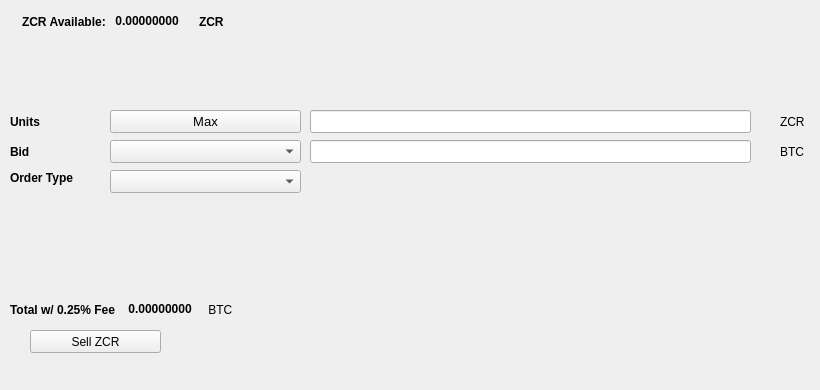
   <widget class="QWidget" name="SellTab">
    <attribute name="title">
     <string>Sell</string>
    </attribute>
    <widget class="QLabel" name="label_16">
     <property name="geometry">
      <rect>
       <x>780</x>
       <y>140</y>
       <width>31</width>
       <height>23</height>
      </rect>
     </property>
     <property name="text">
      <string>BTC</string>
     </property>
    </widget>
    <widget class="QComboBox" name="SellBidcomboBox">
     <property name="geometry">
      <rect>
       <x>110</x>
       <y>140</y>
       <width>191</width>
       <height>23</height>
      </rect>
     </property>
     <property name="font">
      <font>
       <pointsize>10</pointsize>
      </font>
     </property>
    </widget>
    <widget class="QLabel" name="label_18">
     <property name="geometry">
      <rect>
       <x>10</x>
       <y>110</y>
       <width>46</width>
       <height>23</height>
      </rect>
     </property>
     <property name="font">
      <font>
       <weight>75</weight>
       <bold>true</bold>
      </font>
     </property>
     <property name="text">
      <string>Units</string>
     </property>
    </widget>
    <widget class="QPushButton" name="Sell_Max_Amount">
     <property name="geometry">
      <rect>
       <x>110</x>
       <y>110</y>
       <width>191</width>
       <height>23</height>
      </rect>
     </property>
     <property name="font">
      <font>
       <pointsize>10</pointsize>
      </font>
     </property>
     <property name="text">
      <string>Max</string>
     </property>
    </widget>
    <widget class="QLabel" name="label_20">
     <property name="geometry">
      <rect>
       <x>10</x>
       <y>170</y>
       <width>91</width>
       <height>16</height>
      </rect>
     </property>
     <property name="font">
      <font>
       <weight>75</weight>
       <bold>true</bold>
      </font>
     </property>
     <property name="text">
      <string>Order Type</string>
     </property>
    </widget>
    <widget class="QComboBox" name="SellOrdertypeCombo">
     <property name="geometry">
      <rect>
       <x>110</x>
       <y>170</y>
       <width>191</width>
       <height>23</height>
      </rect>
     </property>
     <property name="font">
      <font>
       <pointsize>10</pointsize>
      </font>
     </property>
    </widget>
    <widget class="QLabel" name="label_21">
     <property name="geometry">
      <rect>
       <x>10</x>
       <y>140</y>
       <width>46</width>
       <height>23</height>
      </rect>
     </property>
     <property name="font">
      <font>
       <weight>75</weight>
       <bold>true</bold>
      </font>
     </property>
     <property name="text">
      <string>Bid</string>
     </property>
    </widget>
    <widget class="QLabel" name="label_22">
     <property name="geometry">
      <rect>
       <x>780</x>
       <y>110</y>
       <width>31</width>
       <height>23</height>
      </rect>
     </property>
     <property name="text">
      <string>ZCR</string>
     </property>
    </widget>
    <widget class="QLineEdit" name="UnitsInputZCR">
     <property name="geometry">
      <rect>
       <x>310</x>
       <y>110</y>
       <width>441</width>
       <height>23</height>
      </rect>
     </property>
     <property name="font">
      <font>
       <pointsize>9</pointsize>
       <weight>75</weight>
       <bold>true</bold>
      </font>
     </property>
    </widget>
    <widget class="QLineEdit" name="SellBidPriceEdit">
     <property name="geometry">
      <rect>
       <x>310</x>
       <y>140</y>
       <width>441</width>
       <height>23</height>
      </rect>
     </property>
     <property name="font">
      <font>
       <pointsize>9</pointsize>
       <weight>75</weight>
       <bold>true</bold>
      </font>
     </property>
    </widget>
    <widget class="QPushButton" name="SellZCRBTN">
     <property name="geometry">
      <rect>
       <x>30</x>
       <y>330</y>
       <width>131</width>
       <height>23</height>
      </rect>
     </property>
     <property name="text">
      <string>Sell ZCR</string>
     </property>
     <property name="icon">
      <iconset resource="../zcore">
       <normaloff>:/icons/bitcoin</normaloff>:/icons/bitcoin</iconset>
     </property>
    </widget>
    <widget class="QWidget" name="layoutWidget3">
     <property name="geometry">
      <rect>
       <x>22</x>
       <y>12</y>
       <width>258</width>
       <height>19</height>
      </rect>
     </property>
     <layout class="QHBoxLayout" name="horizontalLayout">
      <item>
       <widget class="QLabel" name="label232_2">
        <property name="font">
         <font>
          <weight>75</weight>
          <bold>true</bold>
         </font>
        </property>
        <property name="text">
         <string>ZCR Available:</string>
        </property>
       </widget>
      </item>
      <item>
       <widget class="QLabel" name="ZCRAvailableLabel">
        <property name="palette">
         <palette>
          <active>
           <colorrole role="WindowText">
            <brush brushstyle="SolidPattern">
             <color alpha="255">
              <red>0</red>
              <green>0</green>
              <blue>0</blue>
             </color>
            </brush>
           </colorrole>
           <colorrole role="Button">
            <brush brushstyle="SolidPattern">
             <color alpha="255">
              <red>0</red>
              <green>170</green>
              <blue>0</blue>
             </color>
            </brush>
           </colorrole>
           <colorrole role="Light">
            <brush brushstyle="SolidPattern">
             <color alpha="255">
              <red>0</red>
              <green>255</green>
              <blue>0</blue>
             </color>
            </brush>
           </colorrole>
           <colorrole role="Midlight">
            <brush brushstyle="SolidPattern">
             <color alpha="255">
              <red>0</red>
              <green>212</green>
              <blue>0</blue>
             </color>
            </brush>
           </colorrole>
           <colorrole role="Dark">
            <brush brushstyle="SolidPattern">
             <color alpha="255">
              <red>0</red>
              <green>85</green>
              <blue>0</blue>
             </color>
            </brush>
           </colorrole>
           <colorrole role="Mid">
            <brush brushstyle="SolidPattern">
             <color alpha="255">
              <red>0</red>
              <green>113</green>
              <blue>0</blue>
             </color>
            </brush>
           </colorrole>
           <colorrole role="Text">
            <brush brushstyle="SolidPattern">
             <color alpha="255">
              <red>0</red>
              <green>170</green>
              <blue>0</blue>
             </color>
            </brush>
           </colorrole>
           <colorrole role="BrightText">
            <brush brushstyle="SolidPattern">
             <color alpha="255">
              <red>255</red>
              <green>255</green>
              <blue>255</blue>
             </color>
            </brush>
           </colorrole>
           <colorrole role="ButtonText">
            <brush brushstyle="SolidPattern">
             <color alpha="255">
              <red>0</red>
              <green>0</green>
              <blue>0</blue>
             </color>
            </brush>
           </colorrole>
           <colorrole role="Base">
            <brush brushstyle="SolidPattern">
             <color alpha="255">
              <red>255</red>
              <green>255</green>
              <blue>255</blue>
             </color>
            </brush>
           </colorrole>
           <colorrole role="Window">
            <brush brushstyle="SolidPattern">
             <color alpha="255">
              <red>0</red>
              <green>170</green>
              <blue>0</blue>
             </color>
            </brush>
           </colorrole>
           <colorrole role="Shadow">
            <brush brushstyle="SolidPattern">
             <color alpha="255">
              <red>0</red>
              <green>0</green>
              <blue>0</blue>
             </color>
            </brush>
           </colorrole>
           <colorrole role="AlternateBase">
            <brush brushstyle="SolidPattern">
             <color alpha="255">
              <red>127</red>
              <green>212</green>
              <blue>127</blue>
             </color>
            </brush>
           </colorrole>
           <colorrole role="ToolTipBase">
            <brush brushstyle="SolidPattern">
             <color alpha="255">
              <red>255</red>
              <green>255</green>
              <blue>220</blue>
             </color>
            </brush>
           </colorrole>
           <colorrole role="ToolTipText">
            <brush brushstyle="SolidPattern">
             <color alpha="255">
              <red>0</red>
              <green>0</green>
              <blue>0</blue>
             </color>
            </brush>
           </colorrole>
          </active>
          <inactive>
           <colorrole role="WindowText">
            <brush brushstyle="SolidPattern">
             <color alpha="255">
              <red>0</red>
              <green>0</green>
              <blue>0</blue>
             </color>
            </brush>
           </colorrole>
           <colorrole role="Button">
            <brush brushstyle="SolidPattern">
             <color alpha="255">
              <red>0</red>
              <green>170</green>
              <blue>0</blue>
             </color>
            </brush>
           </colorrole>
           <colorrole role="Light">
            <brush brushstyle="SolidPattern">
             <color alpha="255">
              <red>0</red>
              <green>255</green>
              <blue>0</blue>
             </color>
            </brush>
           </colorrole>
           <colorrole role="Midlight">
            <brush brushstyle="SolidPattern">
             <color alpha="255">
              <red>0</red>
              <green>212</green>
              <blue>0</blue>
             </color>
            </brush>
           </colorrole>
           <colorrole role="Dark">
            <brush brushstyle="SolidPattern">
             <color alpha="255">
              <red>0</red>
              <green>85</green>
              <blue>0</blue>
             </color>
            </brush>
           </colorrole>
           <colorrole role="Mid">
            <brush brushstyle="SolidPattern">
             <color alpha="255">
              <red>0</red>
              <green>113</green>
              <blue>0</blue>
             </color>
            </brush>
           </colorrole>
           <colorrole role="Text">
            <brush brushstyle="SolidPattern">
             <color alpha="255">
              <red>0</red>
              <green>170</green>
              <blue>0</blue>
             </color>
            </brush>
           </colorrole>
           <colorrole role="BrightText">
            <brush brushstyle="SolidPattern">
             <color alpha="255">
              <red>255</red>
              <green>255</green>
              <blue>255</blue>
             </color>
            </brush>
           </colorrole>
           <colorrole role="ButtonText">
            <brush brushstyle="SolidPattern">
             <color alpha="255">
              <red>0</red>
              <green>0</green>
              <blue>0</blue>
             </color>
            </brush>
           </colorrole>
           <colorrole role="Base">
            <brush brushstyle="SolidPattern">
             <color alpha="255">
              <red>255</red>
              <green>255</green>
              <blue>255</blue>
             </color>
            </brush>
           </colorrole>
           <colorrole role="Window">
            <brush brushstyle="SolidPattern">
             <color alpha="255">
              <red>0</red>
              <green>170</green>
              <blue>0</blue>
             </color>
            </brush>
           </colorrole>
           <colorrole role="Shadow">
            <brush brushstyle="SolidPattern">
             <color alpha="255">
              <red>0</red>
              <green>0</green>
              <blue>0</blue>
             </color>
            </brush>
           </colorrole>
           <colorrole role="AlternateBase">
            <brush brushstyle="SolidPattern">
             <color alpha="255">
              <red>127</red>
              <green>212</green>
              <blue>127</blue>
             </color>
            </brush>
           </colorrole>
           <colorrole role="ToolTipBase">
            <brush brushstyle="SolidPattern">
             <color alpha="255">
              <red>255</red>
              <green>255</green>
              <blue>220</blue>
             </color>
            </brush>
           </colorrole>
           <colorrole role="ToolTipText">
            <brush brushstyle="SolidPattern">
             <color alpha="255">
              <red>0</red>
              <green>0</green>
              <blue>0</blue>
             </color>
            </brush>
           </colorrole>
          </inactive>
          <disabled>
           <colorrole role="WindowText">
            <brush brushstyle="SolidPattern">
             <color alpha="255">
              <red>0</red>
              <green>85</green>
              <blue>0</blue>
             </color>
            </brush>
           </colorrole>
           <colorrole role="Button">
            <brush brushstyle="SolidPattern">
             <color alpha="255">
              <red>0</red>
              <green>170</green>
              <blue>0</blue>
             </color>
            </brush>
           </colorrole>
           <colorrole role="Light">
            <brush brushstyle="SolidPattern">
             <color alpha="255">
              <red>0</red>
              <green>255</green>
              <blue>0</blue>
             </color>
            </brush>
           </colorrole>
           <colorrole role="Midlight">
            <brush brushstyle="SolidPattern">
             <color alpha="255">
              <red>0</red>
              <green>212</green>
              <blue>0</blue>
             </color>
            </brush>
           </colorrole>
           <colorrole role="Dark">
            <brush brushstyle="SolidPattern">
             <color alpha="255">
              <red>0</red>
              <green>85</green>
              <blue>0</blue>
             </color>
            </brush>
           </colorrole>
           <colorrole role="Mid">
            <brush brushstyle="SolidPattern">
             <color alpha="255">
              <red>0</red>
              <green>113</green>
              <blue>0</blue>
             </color>
            </brush>
           </colorrole>
           <colorrole role="Text">
            <brush brushstyle="SolidPattern">
             <color alpha="255">
              <red>0</red>
              <green>85</green>
              <blue>0</blue>
             </color>
            </brush>
           </colorrole>
           <colorrole role="BrightText">
            <brush brushstyle="SolidPattern">
             <color alpha="255">
              <red>255</red>
              <green>255</green>
              <blue>255</blue>
             </color>
            </brush>
           </colorrole>
           <colorrole role="ButtonText">
            <brush brushstyle="SolidPattern">
             <color alpha="255">
              <red>0</red>
              <green>85</green>
              <blue>0</blue>
             </color>
            </brush>
           </colorrole>
           <colorrole role="Base">
            <brush brushstyle="SolidPattern">
             <color alpha="255">
              <red>0</red>
              <green>170</green>
              <blue>0</blue>
             </color>
            </brush>
           </colorrole>
           <colorrole role="Window">
            <brush brushstyle="SolidPattern">
             <color alpha="255">
              <red>0</red>
              <green>170</green>
              <blue>0</blue>
             </color>
            </brush>
           </colorrole>
           <colorrole role="Shadow">
            <brush brushstyle="SolidPattern">
             <color alpha="255">
              <red>0</red>
              <green>0</green>
              <blue>0</blue>
             </color>
            </brush>
           </colorrole>
           <colorrole role="AlternateBase">
            <brush brushstyle="SolidPattern">
             <color alpha="255">
              <red>0</red>
              <green>170</green>
              <blue>0</blue>
             </color>
            </brush>
           </colorrole>
           <colorrole role="ToolTipBase">
            <brush brushstyle="SolidPattern">
             <color alpha="255">
              <red>255</red>
              <green>255</green>
              <blue>220</blue>
             </color>
            </brush>
           </colorrole>
           <colorrole role="ToolTipText">
            <brush brushstyle="SolidPattern">
             <color alpha="255">
              <red>0</red>
              <green>0</green>
              <blue>0</blue>
             </color>
            </brush>
           </colorrole>
          </disabled>
         </palette>
        </property>
        <property name="font">
         <font>
          <weight>75</weight>
          <bold>true</bold>
         </font>
        </property>
        <property name="text">
         <string> 0.00000000 </string>
        </property>
        <property name="textInteractionFlags">
         <set>Qt::LinksAccessibleByMouse|Qt::TextSelectableByKeyboard|Qt::TextSelectableByMouse</set>
        </property>
       </widget>
      </item>
      <item>
       <widget class="QLabel" name="labelZCR">
        <property name="font">
         <font>
          <weight>75</weight>
          <bold>true</bold>
         </font>
        </property>
        <property name="text">
         <string>ZCR</string>
        </property>
       </widget>
      </item>
     </layout>
    </widget>
    <widget class="QWidget" name="layoutWidget">
     <property name="geometry">
      <rect>
       <x>10</x>
       <y>300</y>
       <width>268</width>
       <height>19</height>
      </rect>
     </property>
     <layout class="QHBoxLayout" name="horizontalLayout_2">
      <item>
       <widget class="QLabel" name="label_19">
        <property name="font">
         <font>
          <weight>75</weight>
          <bold>true</bold>
         </font>
        </property>
        <property name="text">
         <string>Total w/ 0.25% Fee </string>
        </property>
       </widget>
      </item>
      <item>
       <widget class="QLabel" name="SellCostLabel">
        <property name="palette">
         <palette>
          <active>
           <colorrole role="WindowText">
            <brush brushstyle="SolidPattern">
             <color alpha="255">
              <red>0</red>
              <green>0</green>
              <blue>0</blue>
             </color>
            </brush>
           </colorrole>
           <colorrole role="Button">
            <brush brushstyle="SolidPattern">
             <color alpha="255">
              <red>0</red>
              <green>170</green>
              <blue>0</blue>
             </color>
            </brush>
           </colorrole>
           <colorrole role="Light">
            <brush brushstyle="SolidPattern">
             <color alpha="255">
              <red>0</red>
              <green>255</green>
              <blue>0</blue>
             </color>
            </brush>
           </colorrole>
           <colorrole role="Midlight">
            <brush brushstyle="SolidPattern">
             <color alpha="255">
              <red>0</red>
              <green>212</green>
              <blue>0</blue>
             </color>
            </brush>
           </colorrole>
           <colorrole role="Dark">
            <brush brushstyle="SolidPattern">
             <color alpha="255">
              <red>0</red>
              <green>85</green>
              <blue>0</blue>
             </color>
            </brush>
           </colorrole>
           <colorrole role="Mid">
            <brush brushstyle="SolidPattern">
             <color alpha="255">
              <red>0</red>
              <green>113</green>
              <blue>0</blue>
             </color>
            </brush>
           </colorrole>
           <colorrole role="Text">
            <brush brushstyle="SolidPattern">
             <color alpha="255">
              <red>0</red>
              <green>170</green>
              <blue>0</blue>
             </color>
            </brush>
           </colorrole>
           <colorrole role="BrightText">
            <brush brushstyle="SolidPattern">
             <color alpha="255">
              <red>255</red>
              <green>255</green>
              <blue>255</blue>
             </color>
            </brush>
           </colorrole>
           <colorrole role="ButtonText">
            <brush brushstyle="SolidPattern">
             <color alpha="255">
              <red>0</red>
              <green>0</green>
              <blue>0</blue>
             </color>
            </brush>
           </colorrole>
           <colorrole role="Base">
            <brush brushstyle="SolidPattern">
             <color alpha="255">
              <red>255</red>
              <green>255</green>
              <blue>255</blue>
             </color>
            </brush>
           </colorrole>
           <colorrole role="Window">
            <brush brushstyle="SolidPattern">
             <color alpha="255">
              <red>0</red>
              <green>170</green>
              <blue>0</blue>
             </color>
            </brush>
           </colorrole>
           <colorrole role="Shadow">
            <brush brushstyle="SolidPattern">
             <color alpha="255">
              <red>0</red>
              <green>0</green>
              <blue>0</blue>
             </color>
            </brush>
           </colorrole>
           <colorrole role="AlternateBase">
            <brush brushstyle="SolidPattern">
             <color alpha="255">
              <red>127</red>
              <green>212</green>
              <blue>127</blue>
             </color>
            </brush>
           </colorrole>
           <colorrole role="ToolTipBase">
            <brush brushstyle="SolidPattern">
             <color alpha="255">
              <red>255</red>
              <green>255</green>
              <blue>220</blue>
             </color>
            </brush>
           </colorrole>
           <colorrole role="ToolTipText">
            <brush brushstyle="SolidPattern">
             <color alpha="255">
              <red>0</red>
              <green>0</green>
              <blue>0</blue>
             </color>
            </brush>
           </colorrole>
          </active>
          <inactive>
           <colorrole role="WindowText">
            <brush brushstyle="SolidPattern">
             <color alpha="255">
              <red>0</red>
              <green>0</green>
              <blue>0</blue>
             </color>
            </brush>
           </colorrole>
           <colorrole role="Button">
            <brush brushstyle="SolidPattern">
             <color alpha="255">
              <red>0</red>
              <green>170</green>
              <blue>0</blue>
             </color>
            </brush>
           </colorrole>
           <colorrole role="Light">
            <brush brushstyle="SolidPattern">
             <color alpha="255">
              <red>0</red>
              <green>255</green>
              <blue>0</blue>
             </color>
            </brush>
           </colorrole>
           <colorrole role="Midlight">
            <brush brushstyle="SolidPattern">
             <color alpha="255">
              <red>0</red>
              <green>212</green>
              <blue>0</blue>
             </color>
            </brush>
           </colorrole>
           <colorrole role="Dark">
            <brush brushstyle="SolidPattern">
             <color alpha="255">
              <red>0</red>
              <green>85</green>
              <blue>0</blue>
             </color>
            </brush>
           </colorrole>
           <colorrole role="Mid">
            <brush brushstyle="SolidPattern">
             <color alpha="255">
              <red>0</red>
              <green>113</green>
              <blue>0</blue>
             </color>
            </brush>
           </colorrole>
           <colorrole role="Text">
            <brush brushstyle="SolidPattern">
             <color alpha="255">
              <red>0</red>
              <green>170</green>
              <blue>0</blue>
             </color>
            </brush>
           </colorrole>
           <colorrole role="BrightText">
            <brush brushstyle="SolidPattern">
             <color alpha="255">
              <red>255</red>
              <green>255</green>
              <blue>255</blue>
             </color>
            </brush>
           </colorrole>
           <colorrole role="ButtonText">
            <brush brushstyle="SolidPattern">
             <color alpha="255">
              <red>0</red>
              <green>0</green>
              <blue>0</blue>
             </color>
            </brush>
           </colorrole>
           <colorrole role="Base">
            <brush brushstyle="SolidPattern">
             <color alpha="255">
              <red>255</red>
              <green>255</green>
              <blue>255</blue>
             </color>
            </brush>
           </colorrole>
           <colorrole role="Window">
            <brush brushstyle="SolidPattern">
             <color alpha="255">
              <red>0</red>
              <green>170</green>
              <blue>0</blue>
             </color>
            </brush>
           </colorrole>
           <colorrole role="Shadow">
            <brush brushstyle="SolidPattern">
             <color alpha="255">
              <red>0</red>
              <green>0</green>
              <blue>0</blue>
             </color>
            </brush>
           </colorrole>
           <colorrole role="AlternateBase">
            <brush brushstyle="SolidPattern">
             <color alpha="255">
              <red>127</red>
              <green>212</green>
              <blue>127</blue>
             </color>
            </brush>
           </colorrole>
           <colorrole role="ToolTipBase">
            <brush brushstyle="SolidPattern">
             <color alpha="255">
              <red>255</red>
              <green>255</green>
              <blue>220</blue>
             </color>
            </brush>
           </colorrole>
           <colorrole role="ToolTipText">
            <brush brushstyle="SolidPattern">
             <color alpha="255">
              <red>0</red>
              <green>0</green>
              <blue>0</blue>
             </color>
            </brush>
           </colorrole>
          </inactive>
          <disabled>
           <colorrole role="WindowText">
            <brush brushstyle="SolidPattern">
             <color alpha="255">
              <red>0</red>
              <green>85</green>
              <blue>0</blue>
             </color>
            </brush>
           </colorrole>
           <colorrole role="Button">
            <brush brushstyle="SolidPattern">
             <color alpha="255">
              <red>0</red>
              <green>170</green>
              <blue>0</blue>
             </color>
            </brush>
           </colorrole>
           <colorrole role="Light">
            <brush brushstyle="SolidPattern">
             <color alpha="255">
              <red>0</red>
              <green>255</green>
              <blue>0</blue>
             </color>
            </brush>
           </colorrole>
           <colorrole role="Midlight">
            <brush brushstyle="SolidPattern">
             <color alpha="255">
              <red>0</red>
              <green>212</green>
              <blue>0</blue>
             </color>
            </brush>
           </colorrole>
           <colorrole role="Dark">
            <brush brushstyle="SolidPattern">
             <color alpha="255">
              <red>0</red>
              <green>85</green>
              <blue>0</blue>
             </color>
            </brush>
           </colorrole>
           <colorrole role="Mid">
            <brush brushstyle="SolidPattern">
             <color alpha="255">
              <red>0</red>
              <green>113</green>
              <blue>0</blue>
             </color>
            </brush>
           </colorrole>
           <colorrole role="Text">
            <brush brushstyle="SolidPattern">
             <color alpha="255">
              <red>0</red>
              <green>85</green>
              <blue>0</blue>
             </color>
            </brush>
           </colorrole>
           <colorrole role="BrightText">
            <brush brushstyle="SolidPattern">
             <color alpha="255">
              <red>255</red>
              <green>255</green>
              <blue>255</blue>
             </color>
            </brush>
           </colorrole>
           <colorrole role="ButtonText">
            <brush brushstyle="SolidPattern">
             <color alpha="255">
              <red>0</red>
              <green>85</green>
              <blue>0</blue>
             </color>
            </brush>
           </colorrole>
           <colorrole role="Base">
            <brush brushstyle="SolidPattern">
             <color alpha="255">
              <red>0</red>
              <green>170</green>
              <blue>0</blue>
             </color>
            </brush>
           </colorrole>
           <colorrole role="Window">
            <brush brushstyle="SolidPattern">
             <color alpha="255">
              <red>0</red>
              <green>170</green>
              <blue>0</blue>
             </color>
            </brush>
           </colorrole>
           <colorrole role="Shadow">
            <brush brushstyle="SolidPattern">
             <color alpha="255">
              <red>0</red>
              <green>0</green>
              <blue>0</blue>
             </color>
            </brush>
           </colorrole>
           <colorrole role="AlternateBase">
            <brush brushstyle="SolidPattern">
             <color alpha="255">
              <red>0</red>
              <green>170</green>
              <blue>0</blue>
             </color>
            </brush>
           </colorrole>
           <colorrole role="ToolTipBase">
            <brush brushstyle="SolidPattern">
             <color alpha="255">
              <red>255</red>
              <green>255</green>
              <blue>220</blue>
             </color>
            </brush>
           </colorrole>
           <colorrole role="ToolTipText">
            <brush brushstyle="SolidPattern">
             <color alpha="255">
              <red>0</red>
              <green>0</green>
              <blue>0</blue>
             </color>
            </brush>
           </colorrole>
          </disabled>
         </palette>
        </property>
        <property name="font">
         <font>
          <weight>75</weight>
          <bold>true</bold>
         </font>
        </property>
        <property name="autoFillBackground">
         <bool>false</bool>
        </property>
        <property name="text">
         <string> 0.00000000</string>
        </property>
        <property name="textInteractionFlags">
         <set>Qt::LinksAccessibleByMouse|Qt::TextSelectableByMouse</set>
        </property>
       </widget>
      </item>
      <item>
       <widget class="QLabel" name="label_17">
        <property name="font">
         <font>
          <weight>50</weight>
          <bold>false</bold>
         </font>
        </property>
        <property name="text">
         <string> BTC</string>
        </property>
       </widget>
      </item>
     </layout>
    </widget>
    <widget class="QLabel" name="label_23">
     <property name="geometry">
      <rect>
       <x>460</x>
       <y>300</y>
       <width>281</width>
       <height>81</height>
      </rect>
     </property>
     <property name="text">
      <string/>
     </property>
     <property name="pixmap">
      <pixmap>:/images/bittrex</pixmap>
     </property>
    </widget>
   </widget>
